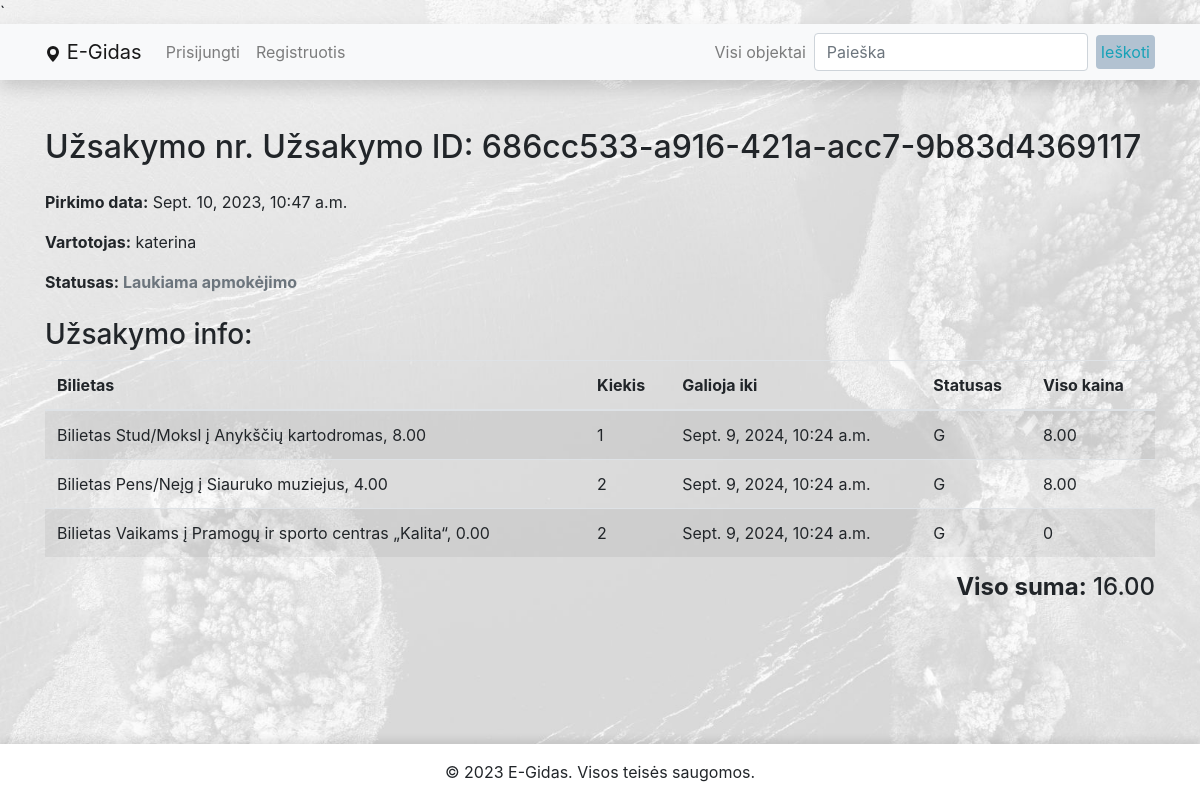
The page /egidas/uzsakymai/686cc533-a916-421a-acc7-9b83d4369117/ on the database its author committed.
### egidas/models.py (models this page shows, shortened)
class Order(models.Model):
    id = models.UUIDField(primary_key=True, default=uuid.uuid4, editable=False)
    purchase_date = models.DateTimeField('Pirkimo data', auto_now_add=True)
    user = models.ForeignKey(User, related_name='orders', on_delete=models.CASCADE)
    ORDER_STATUS = (
        ('Gautas', 'Gautas'),
        ('Ivykdytas', 'Ivykdytas'),
        ('Atšauktas', 'Atšauktas'),
        ('Laukiama apmokėjimo', 'Laukiama apmokėjimo')
    )
    status = models.CharField(
        max_length=50,
        choices=ORDER_STATUS,
        blank=True,
        default='Gautas',
        help_text='Užsakymo statusas'
    )
    def get_total_sum(self):
        total = 0
        for item in self.order_items.all():
            total += item.get_total_price
        return total
    class Meta:
        ordering = ['purchase_date']
        verbose_name = 'Užsalymas'
        verbose_name_plural = 'užsakymai'

class OrderItem(models.Model):
    id = models.UUIDField(primary_key=True, default=uuid.uuid4, editable=False)
    order = models.ForeignKey(Order, related_name='order_items', on_delete=models.CASCADE, null=True, blank=True)
    ticket = models.ForeignKey(Ticket, related_name='order_items', on_delete=models.CASCADE, null=True,
                               blank=True)
    quantity = models.PositiveIntegerField("Kiekis", default=1)
    due_to = models.DateTimeField('Galojimas iki', default=datetime.now() + timedelta(days=365), null=True, blank=True)
    STATUS = [
        ('G', 'Galiojantis'),
        ('P', 'Panaudotas'),
        ('N', 'Nebegalioja'),
        ('A', 'Atšauktas'),
    ]
    status = models.CharField(
        max_length=1,
        choices=STATUS,
        default='G',
    )
    @property
    def get_total_price(self):
        return self.quantity * self.ticket.price if self.ticket and self.ticket.price else 0
    class Meta:
        ordering = ['due_to']
        verbose_name = 'Užsakymo eilutė'
        verbose_name_plural = 'Užsakymo eilutės'

class Ticket(models.Model):
    place = models.ForeignKey(Place, related_name='tickets', on_delete=models.CASCADE)
    price = models.DecimalField(max_digits=9, decimal_places=2)
    service = models.CharField('Paslaugos pavadinimas', max_length=255, null=True, blank=True)
    TYPE = (
        ('Suaugusiam', 'Suaugusiems'),
        ('Vaikams', 'Vaikams'),
        ('Pens/Neįg', 'Neįgaliems ir pencininkams'),
        ('Bendrinis', 'Bendrinis'),
        ('Anykštėnams', 'Anykštėnams'),
        ('Stud/Moksl', 'Moksleiviams ir studentams')
    )
    type = models.CharField(
        max_length=50,
        choices=TYPE,
        blank=True,
        default='Bendrinis',
        help_text='Bilieto tipas'
    )
    def __str__(self):
        return f"Bilietas {self.type} į {self.place.title}, {self.price}"
    class Meta:
        verbose_name = 'Bilietas'
        verbose_name_plural = 'Bilietai'

class Place(models.Model):
    title = models.CharField('Pavadinimas', max_length=200)
    address = models.CharField("Adresas", max_length=200, null=True, blank=True)
    latitude = models.FloatField("Platuma", null=True, blank=True)
    longitude = models.FloatField("Ilguma", null=True, blank=True)
    description = HTMLField("Apie")
    working_hours = models.CharField('Darbo valandos', max_length=255, null=True, blank=True)
    tel = models.CharField('Telefono numeris', max_length=20)
    website = models.URLField('Svetainė', max_length=200, null=True, blank=True)
    subcategories = models.ManyToManyField(Subcategory, related_name='places', help_text='Priskirkite subkategorijas')
    cover = models.ImageField("Nuotrauka", upload_to="covers", null=True, blank=True)
    class Meta:
        verbose_name = 'Objektas'
        verbose_name_plural = 'Objektai'

### egidas/views.py (the view, shortened to what this page needs)
# urls.py: path('uzsakymai/<uuid:pk>/', views.OrderDetailView.as_view(), name='order-detail'),
class OrderDetailView(generic.DetailView):
    model = Order
    context_object_name = 'order'
    template_name = 'user_order_detail.html'

### egidas/templates/user_order_detail.html
{% extends "base.html" %}
{% block content %}
    <div class="content-section">
        <h2 class="text-left mb-4">Užsakymo nr. Užsakymo ID: {{ order.id }}</h2>
        <p><strong>Pirkimo data:</strong> {{ order.purchase_date }}</p>
        <p><strong>Vartotojas:</strong> {{ order.user }}</p>
        <p>
            <strong>Statusas:
            <span class="{% if order.status == 'Ivykdytas' %}text-success
                        {% elif order.status == 'Gautas' %}text-info
                        {% elif order.status == 'Atšauktas' %}text-danger
                        {% elif order.status == 'Laukiama apmokėjimo' %}text-secondary{% endif %}">
            {{ order.status }}
            </span>
            </strong>
        </p>
        <h3 class="mt-4">Užsakymo info:</h3>
        <table class="table table-striped">
            <thead>
                <tr>
                    <th>Bilietas</th>
                    <th>Kiekis</th>
                    <th>Galioja iki</th>
                    <th>Statusas</th>
                    <th>Viso kaina</th>
                </tr>
            </thead>
            <tbody>
                {% for item in order.order_items.all %}
                    <tr>
                        <td>{{ item.ticket }}</td>
                        <td>{{ item.quantity }}</td>
                        <td>{{ item.due_to }}</td>
                        <td><span class="status-{{ item.status|lower }}">{{ item.status }}</span></td>
                        <td>{{ item.get_total_price }}</td>
                    </tr>
                {% endfor %}
            </tbody>
        </table>
        <h4 class="text-right mb-4"><strong>Viso suma:</strong> {{ order.get_total_sum }}</h4>
    </div>
{% endblock %}

### egidas/static/css/styles.css (style rules this page uses)
body { background-image: url('/static/img/anyksciai.jpg'); background-size: cover; background-attachment: fixed; display: flex; flex-direction: column; min-height: 100vh; }

### rows shown on the page
Order: id "686cc533-a916-421a-acc7-9b83d4369117", purchase_date "Sept. 10, 2023, 10:47 a.m.", user "katerina", status "Laukiama apmokėjimo", get_total_sum "16.00"
OrderItem: ticket "Bilietas Stud/Moksl į Anykščių kartodromas, 8.00", quantity "1", due_to "Sept. 9, 2024, 10:24 a.m.", status "G", get_total_price "8.00"
OrderItem: ticket "Bilietas Pens/Neįg į Siauruko muziejus, 4.00", quantity "2", due_to "Sept. 9, 2024, 10:24 a.m.", status "G", get_total_price "8.00"
OrderItem: ticket "Bilietas Vaikams į Pramogų ir sporto centras „Kalita“, 0.00", quantity "2", due_to "Sept. 9, 2024, 10:24 a.m.", status "G", get_total_price "0"
